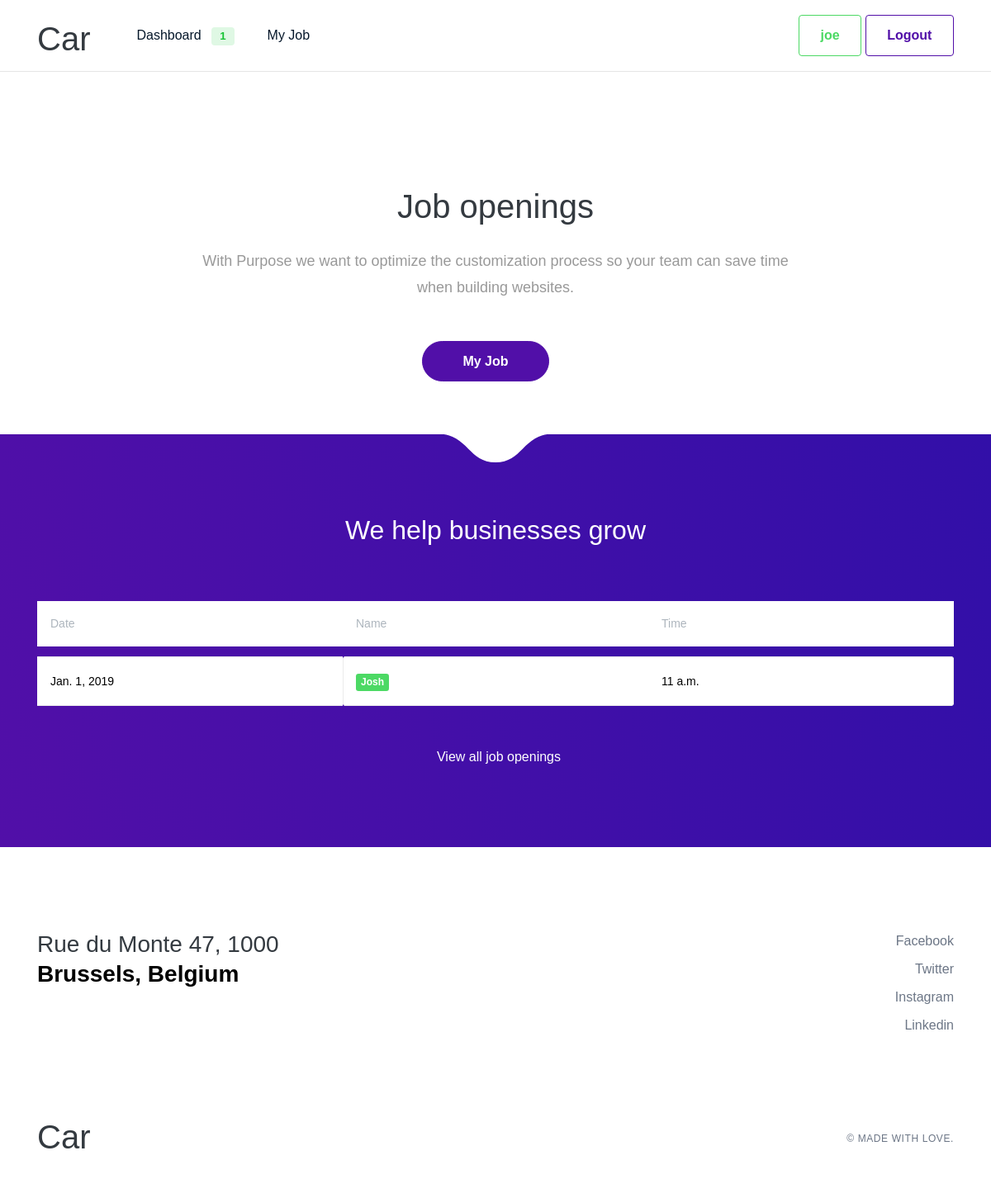
The app's page /dashboard/ (signed in) with its own data.
### leasson/models.py (models this page shows, shortened)
class Lesson(models.Model):
	SERVICE_TYPE = (
        ('Manual', 'Manual'),
        ('Auto', 'Auto'),
    )
	name = models.ForeignKey(Profile, on_delete=models.CASCADE, default=1)
	slug = models.SlugField(max_length=140, unique=True, null = False, blank = True)
	service_type = models.CharField(max_length=10, choices=SERVICE_TYPE, default='Auto')
	duration = models.PositiveIntegerField( default=1)
	date = models.DateField(default = timezone.now)
	time = models.TimeField(default = timezone.now)
	instructor = models.ForeignKey(Profile, on_delete=models.CASCADE, null=True, blank=True, related_name ='instructor')
	def get_absolute_url(self):
		return reverse('leasson:leassondeatil', args=[
												 self.id
			])
	class Meta:
		ordering = ("-date", "time")

### accounts/models.py (models this page shows, shortened)
class Profile(models.Model):
    GROUP_TYPE = (
        ('Learner', 'Learner'),
        ('Instructor', 'Instructor'),
    )
    user = models.OneToOneField(User, on_delete=models.CASCADE)
    grouptype = models.CharField(max_length=10, choices=GROUP_TYPE, default='Learner')
    def create_user_profile(sender, instance, created, **kwargs):
        if created:
            Profile.objects.create(user=instance)
    post_save.connect(create_user_profile, sender=User)

### leasson/views.py (the view)
# urls.py: url(r'^dashboard/', views.dashboard, name='dashboard'),
@login_required
def dashboard(request):
    object_list = Lesson.objects.filter(instructor__isnull=True).order_by("-date", "time")
    return render(request, 'leasson/dashboard.html', {#'page': page,
                                                   'object_list': object_list,
                                                  })

### leasson/templatetags/custom_tags.py (called while the page is built)
@register.simple_tag
def totalavailablejobs():
    return  Lesson.objects.filter(instructor__isnull=True).count()

### leasson/templates/leasson/dashboard.html (shortened to what this page needs)
{% extends "base.html" %}
{% block content %}
<section class="slice slice-xl pb-md">
            <div class="container pt-lg-lg">
                <div class="row row-grid justify-content-center">
                    <div class="col-lg-8 text-center">
                        <h2 class="heading h1 mb-4">Job openings</h2>
                        <p class="lead lh-180">With Purpose we want to optimize the customization process so your team can save time when building websites.</p>
                   {% if request.user.profile.grouptype == 'Learner'%}
              <div class="mt-5">
                            <a href="{% url 'leasson:createleasson' %}" class="btn btn-primary btn-circle px-5 mr-lg-4">Book a leasson</a>
                        </div>
              {%elif request.user.profile.grouptype == 'Instructor'%}
                <div class="mt-5">
                            <a href="{% url 'leasson:MyJob' %}" class="btn btn-primary btn-circle px-5 mr-lg-4">My Job</a>
                        </div>
              {%endif%}
                    </div>
                </div>
            </div>
        </section>
<section class="slice slice-lg bg-gradient-primary">
            <span class="tongue tongue-top"></span>
            <div class="container">
                <div class="mb-md text-center">
                    <h3 class="heading h2 text-white">We help businesses grow</h3>
                </div>
               <table class="table table-hover table-cards align-items-center">
    <thead>
        <tr>
            <th scope="col ">Date</th>
            <th scope="col">Name</th>
            <th scope="col">Time</th>
        </tr>
    </thead>
    {% for object in object_list %}
    <tbody>
        <tr class="table-divider"></tr>
        <tr class="bg-white">
             <td class="h5 font-weight-normal ">{{ object.date}}
             </td>
            <th scope="row">
                   <div class="media align-items-center">
                    <a href="{{ object.get_absolute_url}}">
                   <span class="avatar avatar-sm bg-green ">{{ object.name.user.username}}</span>
               </a>
                </div>
            </th>
           <td class="h5 font-weight-normal mb-0">{{ object.time}}</td>
        </tr>
{%endfor %}
    </tbody>
</table>
                        <div class="text-center mt-5">
                            <a href="#" class="text-white">View all job openings</a>
                        </div>
                    </div>
        </section>
{% endblock %}

### accounts/templates/base.html (shortened to what this page needs)
{% load staticfiles %}
{% load bootstrap4 %}
{% load custom_tags %}
<!DOCTYPE html>
<!DOCTYPE html>
<html>
<head>
    <link href="{% static './css/bootstrap.min.css' %}" rel="stylesheet">
     <link href="{% static './css/style.css' %}" rel="stylesheet">
         <link href="{% static './css/theme.min.css' %}" rel="stylesheet">
</head>
<body data-aos-easing="ease" data-aos-duration="800" data-aos-delay="0" class="">
    <header class="header-sticky header-light headroom headroom--not-bottom headroom--pinned headroom--top">
     <nav class="navbar navbar-main navbar-expand-lg navbar-sticky navbar-transparent navbar-light bg-white" id="navbar-main">
            <div class="container">
                <a class="navbar-brand mr-lg-5" href="{% url 'leasson:home' %}">
                   <h1>Car</h1>
                </a>
 {% if user.is_authenticated %}
                <div class="collapse navbar-collapse" id="navbar-main-collapse">
                    <ul class="navbar-nav align-items-lg-center">
                       {% if user.profile.grouptype == "Instructor"%}
                        <li class="nav-item ">
                            <a class="p-2 text-dark" href="{% url 'leasson:dashboard' %}">Dashboard <span class="badge badge-success ml-2">{%totalavailablejobs%}</span></a>
                        </li>
                         <li class="nav-item ">
        <a class="p-2 text-dark" href="{% url 'leasson:MyJob' %}">My Job </a>
                        </li>
                        {%endif%}
                         </ul>
{%endif%}
{% if user.is_authenticated %}
                    <ul class="navbar-nav align-items-lg-center ml-lg-auto">
                        <li class="nav-item mr-0">
               <a  class="btn btn-outline-success"  href="{% url 'accounts:profile' %}"  ">{{user.username}}</a>
                  <a class="btn btn-outline-primary" href="{% url 'accounts:logout' %}">Logout</a>
                   {%else%}
               <a class="btn btn-outline-success" href="{% url 'accounts:login' %}">Sign in</a>
               {%endif%}
                        </li>
                    </ul>
                </div>
            </div>
        </nav>
    </header>
      {% block content %}
      {% endblock %}
    <footer>
      <div class="container pb-5">
        <div class="row">
          <div class="col">
            <h2 class="h3">Rue du Monte 47, 1000 <br><b>Brussels, Belgium</b></h2>
          </div>
          <div class="col text-right">
            <ul class="list-group list-group-minimal">
              <li class="list-group-item"><a href="">Facebook</a></li>
              <li class="list-group-item"><a href="">Twitter</a></li>
              <li class="list-group-item"><a href="">Instagram</a></li>
              <li class="list-group-item"><a href="">Linkedin</a></li>
            </ul>
          </div>
        </div>
      </div>
      <div>
        <div class="container py-5">
          <div class="row justify-content-between align-items-center">
            <div class="col">
             <h1> Car</h1>
            </div>
            <div class="col text-right">
              <span class="copyright-text">© Made with love.</span>
            </div>
          </div>
        </div>
      </div>
    </footer>
</body>

### records on screen
Lesson: date "Jan. 1, 2019", name.user.username "Josh", time "11 a.m."

### other values on screen
{{ user.username }} "joe"
